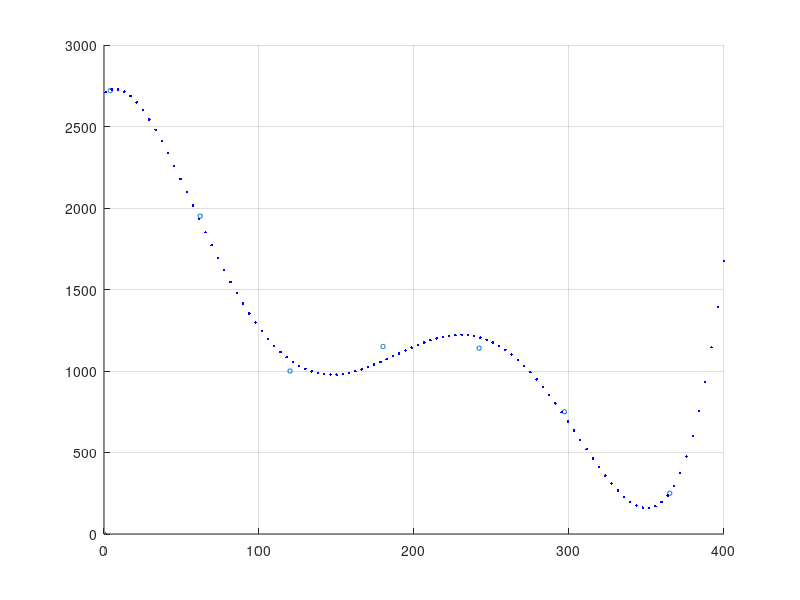

This chart was generated by the following MATLAB code: (Note: this script raises an error after producing the figure.)
clear ; close all;
% Given Data
% day of year
x =[4 62 120 180 242 297 365]';
% bank balance
y =[2720 1950 1000 1150 1140 750 250]';

scatter(x, y, 10, MarkerFaceColor='red', MarkerEdgeColor='blue')
grid on

% Create a NxK matrix
degree = 5;
X = ones(length(x), degree+1);

% populate the matrix
for i = 1:degree
    X(:, i+1) = x.^i;
end

% compute the coefficents
theta = (X'*X)\(X'*y);

% use those coefficients in plot
x_fit = linspace(1, 400, 100)';
y_fit = theta(1) + theta(2)*x_fit + theta(3)*x_fit.^2 + theta(4)*x_fit.^3 + theta(5)*x_fit.^4 + theta(6)*x_fit.^5;

% calculate the avgSqErr
avgSqErr=sum((y-X*theta).^2)./length(y);

hold on
plot(x_fit, y_fit, '.b', LineWidth=3)
xlabel("Day of Year", FontSize=12)
ylabel("Bank Account Balance", FontSize=12)
title(sprintf('%1.0fth order fit, \\lambda=0, avgSqErr=%.6f',degree, avgSqErr), FontSize=14, FontWeight="normal")

print -dpng HW3Q5.png



